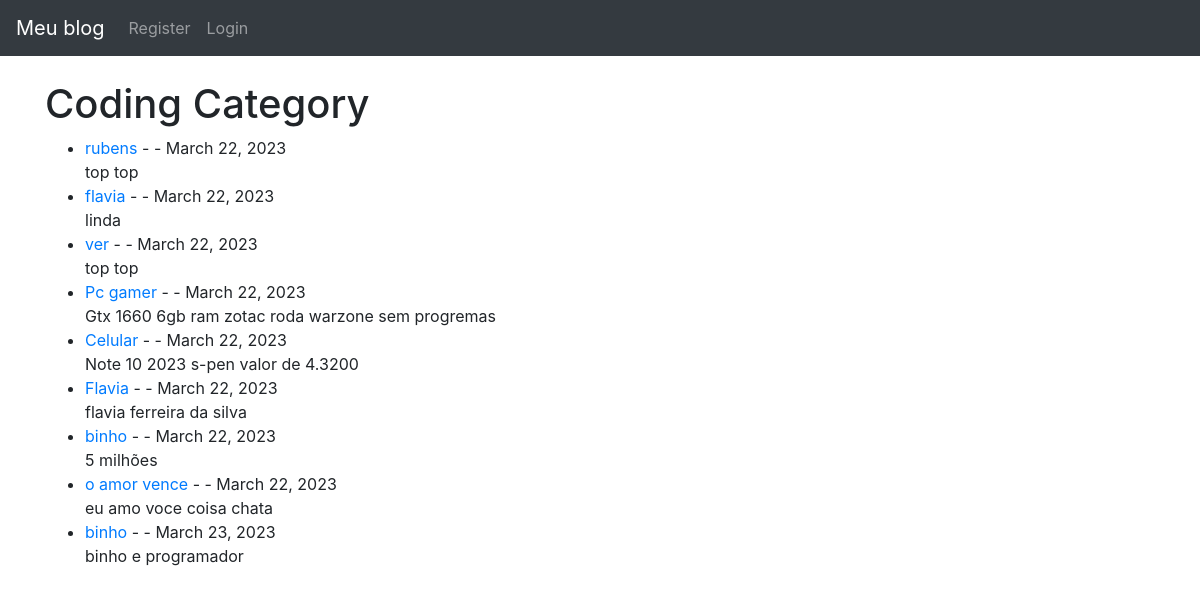
/category/coding/, run on the app's committed database.
### postagem/models.py (models this page shows, shortened)
class Post(models.Model):
    title = models.CharField(max_length=255)
    title_tag = models.CharField(max_length=255)
    author = models.ForeignKey(User, on_delete=models.CASCADE)
    body = models.TextField()
    post_date = models.DateField(auto_now_add=True)
    category = models.CharField(max_length=255, default='coding')
    likes = models.ManyToManyField(User, related_name='blog_posts')

### postagem/views.py (the view)
# urls.py: path('category/<str:cats>/', CategoryView, name='category'),
def CategoryView(request, cats):
    category_posts = Post.objects.filter(category=cats.replace('-', ''))
    return render(request, 'categories.html', {'cats': cats.title().replace('-', ''), 'category_posts': category_posts})

### postagem/templates/categories.html (shortened to what this page needs)
{% extends 'base.html' %}
{% block content %}
<h1>{{ cats }} Category </h1>
<ul>
      {% if category_posts %}
            {% for post in category_posts %}
                <li><a href="{% url 'detalhes' post.pk %}"> {{ post.title }}</a>
                    - {{ post.author.first_name }}
                    {{ post.author.last_name }} -
                    {{ post.post_date }}
                    {{ post.author.email }}<br/>
                {{ post.body|slice:"200"|safe }}
            {% endfor %}
        </ul>
      {% else %}
        <h2> Sorry this page doest not exit </h2>
     {% endif %}
{% endblock %}

### data on the page
Post: title "rubens", post_date "March 22, 2023", body "top top"
Post: title "flavia", post_date "March 22, 2023", body "linda"
Post: title "ver", post_date "March 22, 2023", body "top top"
Post: title "Pc gamer", post_date "March 22, 2023", body "Gtx 1660 6gb ram zotac roda warzone sem progremas"
Post: title "Celular", post_date "March 22, 2023", body "Note 10 2023 s-pen valor de 4.3200"
Post: title "Flavia", post_date "March 22, 2023", body "flavia ferreira da silva"
Post: title "binho", post_date "March 22, 2023", body "5 milhões"
Post: title "o amor vence", post_date "March 22, 2023", body "eu amo voce coisa chata"
Post: title "binho", post_date "March 23, 2023", body "binho e programador"

### other printed values
{{ cats }} "Coding"
